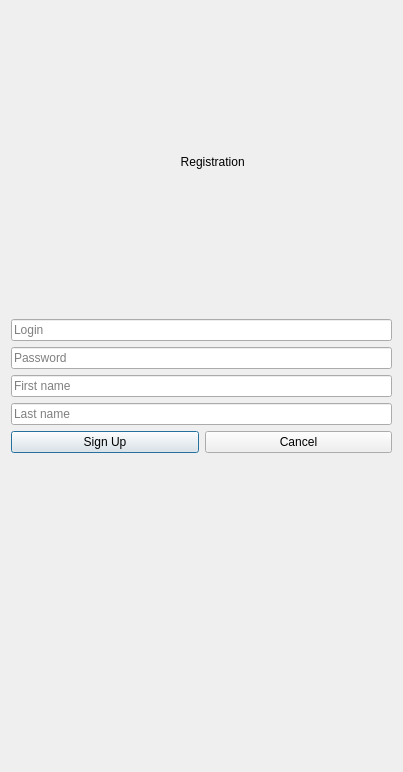
<?xml version="1.0" encoding="UTF-8"?>
<ui version="4.0">
 <class>Registration</class>
 <widget class="QDialog" name="Registration">
  <property name="geometry">
   <rect>
    <x>0</x>
    <y>0</y>
    <width>403</width>
    <height>772</height>
   </rect>
  </property>
  <property name="windowTitle">
   <string>Dialog</string>
  </property>
  <layout class="QGridLayout" name="gridLayout">
   <item row="1" column="0" colspan="2">
    <widget class="QLineEdit" name="LoginLineEdit">
     <property name="placeholderText">
      <string>Login</string>
     </property>
    </widget>
   </item>
   <item row="2" column="0" colspan="2">
    <widget class="QLineEdit" name="PasswordLineEdit">
     <property name="text">
      <string/>
     </property>
     <property name="echoMode">
      <enum>QLineEdit::Password</enum>
     </property>
     <property name="placeholderText">
      <string>Password</string>
     </property>
    </widget>
   </item>
   <item row="3" column="0" colspan="2">
    <widget class="QLineEdit" name="FirstNameLineEdit">
     <property name="text">
      <string/>
     </property>
     <property name="placeholderText">
      <string>First name</string>
     </property>
    </widget>
   </item>
   <item row="4" column="0" colspan="2">
    <widget class="QLineEdit" name="LastNameLineEdit">
     <property name="placeholderText">
      <string>Last name</string>
     </property>
    </widget>
   </item>
   <item row="5" column="0">
    <widget class="QPushButton" name="SignUpButton">
     <property name="text">
      <string>Sign Up</string>
     </property>
    </widget>
   </item>
   <item row="5" column="1">
    <widget class="QPushButton" name="CancelButton">
     <property name="text">
      <string>Cancel</string>
     </property>
    </widget>
   </item>
   <item row="6" column="0" colspan="2">
    <widget class="QLabel" name="ErrorLabel">
     <property name="text">
      <string/>
     </property>
    </widget>
   </item>
   <item row="0" column="0" colspan="2">
    <widget class="QLabel" name="label">
     <property name="text">
      <string>                                                   Registration</string>
     </property>
    </widget>
   </item>
  </layout>
 </widget>
 <resources/>
 <connections/>
</ui>
